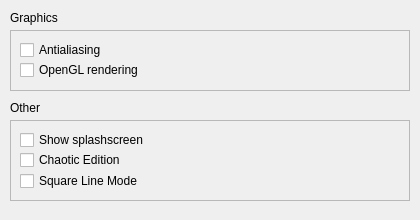
<?xml version="1.0" encoding="UTF-8"?>
<ui version="4.0">
 <class>MiscellaniousForm</class>
 <widget class="QWidget" name="MiscellaniousForm">
  <property name="geometry">
   <rect>
    <x>0</x>
    <y>0</y>
    <width>420</width>
    <height>220</height>
   </rect>
  </property>
  <property name="windowTitle">
   <string>Form</string>
  </property>
  <widget class="QFrame" name="frame_4">
   <property name="geometry">
    <rect>
     <x>10</x>
     <y>120</y>
     <width>400</width>
     <height>81</height>
    </rect>
   </property>
   <property name="frameShape">
    <enum>QFrame::StyledPanel</enum>
   </property>
   <property name="frameShadow">
    <enum>QFrame::Raised</enum>
   </property>
   <widget class="QCheckBox" name="splashScreenCheckBox">
    <property name="geometry">
     <rect>
      <x>10</x>
      <y>10</y>
      <width>380</width>
      <height>20</height>
     </rect>
    </property>
    <property name="text">
     <string>Show splashscreen</string>
    </property>
   </widget>
   <widget class="QCheckBox" name="chaoticEditionCheckBox">
    <property name="geometry">
     <rect>
      <x>10</x>
      <y>30</y>
      <width>380</width>
      <height>20</height>
     </rect>
    </property>
    <property name="text">
     <string>Chaotic Edition</string>
    </property>
   </widget>
   <widget class="QCheckBox" name="squareLineModeCheckBox">
    <property name="geometry">
     <rect>
      <x>10</x>
      <y>50</y>
      <width>211</width>
      <height>22</height>
     </rect>
    </property>
    <property name="text">
     <string>Square Line Mode</string>
    </property>
   </widget>
  </widget>
  <widget class="QFrame" name="frame_3">
   <property name="geometry">
    <rect>
     <x>10</x>
     <y>30</y>
     <width>400</width>
     <height>61</height>
    </rect>
   </property>
   <property name="frameShape">
    <enum>QFrame::StyledPanel</enum>
   </property>
   <property name="frameShadow">
    <enum>QFrame::Raised</enum>
   </property>
   <widget class="QCheckBox" name="antialiasingCheckBox">
    <property name="geometry">
     <rect>
      <x>10</x>
      <y>10</y>
      <width>380</width>
      <height>20</height>
     </rect>
    </property>
    <property name="text">
     <string>Antialiasing</string>
    </property>
   </widget>
   <widget class="QCheckBox" name="openGLCheckBox">
    <property name="geometry">
     <rect>
      <x>10</x>
      <y>30</y>
      <width>380</width>
      <height>20</height>
     </rect>
    </property>
    <property name="text">
     <string>OpenGL rendering</string>
    </property>
   </widget>
  </widget>
  <widget class="QLabel" name="label_5">
   <property name="geometry">
    <rect>
     <x>10</x>
     <y>10</y>
     <width>141</width>
     <height>16</height>
    </rect>
   </property>
   <property name="text">
    <string>Graphics</string>
   </property>
  </widget>
  <widget class="QLabel" name="label_6">
   <property name="geometry">
    <rect>
     <x>10</x>
     <y>100</y>
     <width>151</width>
     <height>16</height>
    </rect>
   </property>
   <property name="text">
    <string>Other</string>
   </property>
  </widget>
 </widget>
 <resources/>
 <connections/>
</ui>
